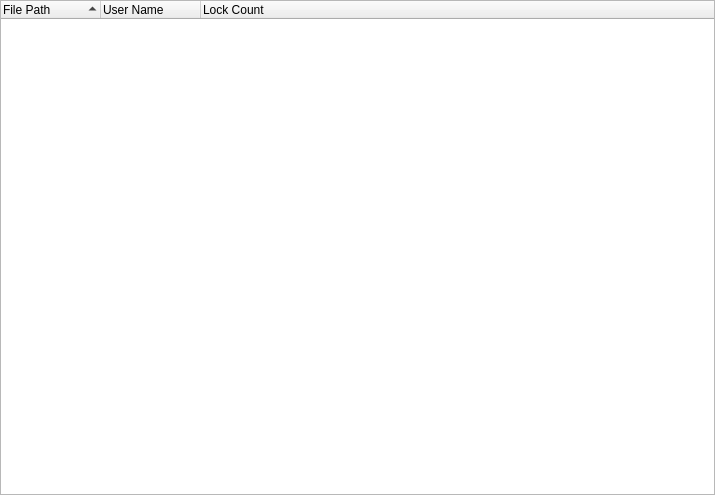
<?xml version="1.0" encoding="UTF-8"?>
<ui version="4.0">
 <class>SysInfoOpenFiles</class>
 <widget class="QWidget" name="SysInfoOpenFiles">
  <property name="geometry">
   <rect>
    <x>0</x>
    <y>0</y>
    <width>715</width>
    <height>495</height>
   </rect>
  </property>
  <property name="windowTitle">
   <string/>
  </property>
  <layout class="QVBoxLayout" name="verticalLayout">
   <property name="leftMargin">
    <number>0</number>
   </property>
   <property name="topMargin">
    <number>0</number>
   </property>
   <property name="rightMargin">
    <number>0</number>
   </property>
   <property name="bottomMargin">
    <number>0</number>
   </property>
   <item>
    <widget class="QTreeWidget" name="tree">
     <property name="contextMenuPolicy">
      <enum>Qt::ContextMenuPolicy::CustomContextMenu</enum>
     </property>
     <property name="showDropIndicator" stdset="0">
      <bool>false</bool>
     </property>
     <property name="indentation">
      <number>0</number>
     </property>
     <property name="sortingEnabled">
      <bool>true</bool>
     </property>
     <attribute name="headerShowSortIndicator" stdset="0">
      <bool>true</bool>
     </attribute>
     <column>
      <property name="text">
       <string>File Path</string>
      </property>
     </column>
     <column>
      <property name="text">
       <string>User Name</string>
      </property>
     </column>
     <column>
      <property name="text">
       <string>Lock Count</string>
      </property>
     </column>
    </widget>
   </item>
  </layout>
  <action name="action_copy_row">
   <property name="text">
    <string>Copy Row</string>
   </property>
  </action>
  <action name="action_copy_value">
   <property name="text">
    <string>Copy Value</string>
   </property>
  </action>
 </widget>
 <resources/>
 <connections/>
</ui>
